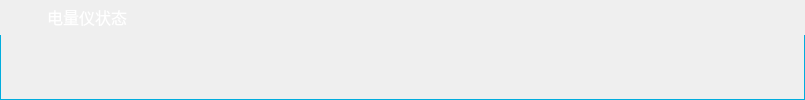
        <widget class="QWidget" name="wgt_meter" native="true">
         <property name="sizePolicy">
          <sizepolicy hsizetype="Preferred" vsizetype="Preferred">
           <horstretch>0</horstretch>
           <verstretch>0</verstretch>
          </sizepolicy>
         </property>
         <property name="minimumSize">
          <size>
           <width>0</width>
           <height>0</height>
          </size>
         </property>
         <property name="styleSheet">
          <string notr="true">/*QWidget#wgt_meter{
background:transparent;
border-image: url(:/image/dev_border.png);
border-bottom:0px solid rgb(73, 118, 237);
border-top:0px solid rgb(73, 118, 237);
}*/</string>
         </property>
         <layout class="QVBoxLayout" name="verticalLayout_4">
          <property name="spacing">
           <number>0</number>
          </property>
          <property name="leftMargin">
           <number>0</number>
          </property>
          <property name="topMargin">
           <number>0</number>
          </property>
          <property name="rightMargin">
           <number>0</number>
          </property>
          <property name="bottomMargin">
           <number>0</number>
          </property>
          <item>
           <widget class="QFrame" name="frame_2">
            <property name="minimumSize">
             <size>
              <width>0</width>
              <height>35</height>
             </size>
            </property>
            <property name="maximumSize">
             <size>
              <width>16777215</width>
              <height>35</height>
             </size>
            </property>
            <property name="styleSheet">
             <string notr="true">QFrame#frame_2{color: rgb(255, 255, 255);
border-image: url(:/image/border_up.png);
}
 </string>
            </property>
            <property name="frameShape">
             <enum>QFrame::NoFrame</enum>
            </property>
            <property name="frameShadow">
             <enum>QFrame::Raised</enum>
            </property>
            <layout class="QHBoxLayout" name="horizontalLayout_2">
             <property name="spacing">
              <number>6</number>
             </property>
             <property name="leftMargin">
              <number>10</number>
             </property>
             <property name="topMargin">
              <number>2</number>
             </property>
             <property name="rightMargin">
              <number>0</number>
             </property>
             <property name="bottomMargin">
              <number>2</number>
             </property>
             <item>
              <widget class="QLabel" name="label_3">
               <property name="minimumSize">
                <size>
                 <width>8</width>
                 <height>8</height>
                </size>
               </property>
               <property name="maximumSize">
                <size>
                 <width>8</width>
                 <height>8</height>
                </size>
               </property>
               <property name="styleSheet">
                <string notr="true">border-image: url(:/image/dot.png);</string>
               </property>
               <property name="text">
                <string/>
               </property>
              </widget>
             </item>
             <item>
              <widget class="QLabel" name="label_4">
               <property name="minimumSize">
                <size>
                 <width>17</width>
                 <height>26</height>
                </size>
               </property>
               <property name="maximumSize">
                <size>
                 <width>17</width>
                 <height>26</height>
                </size>
               </property>
               <property name="styleSheet">
                <string notr="true">border-image: url(:/image/meter.png);</string>
               </property>
               <property name="text">
                <string/>
               </property>
              </widget>
             </item>
             <item>
              <widget class="QLabel" name="lblMeterStatus">
               <property name="minimumSize">
                <size>
                 <width>0</width>
                 <height>30</height>
                </size>
               </property>
               <property name="maximumSize">
                <size>
                 <width>16777215</width>
                 <height>30</height>
                </size>
               </property>
               <property name="font">
                <font>
                 <pointsize>12</pointsize>
                </font>
               </property>
               <property name="styleSheet">
                <string notr="true">color: rgb(255, 255, 255);</string>
               </property>
               <property name="text">
                <string>电量仪状态</string>
               </property>
              </widget>
             </item>
             <item>
              <spacer name="horizontalSpacer_2">
               <property name="orientation">
                <enum>Qt::Horizontal</enum>
               </property>
               <property name="sizeHint" stdset="0">
                <size>
                 <width>678</width>
                 <height>20</height>
                </size>
               </property>
              </spacer>
             </item>
            </layout>
           </widget>
          </item>
          <item>
           <widget class="QWidget" name="meter_item" native="true">
            <property name="sizePolicy">
             <sizepolicy hsizetype="Preferred" vsizetype="Preferred">
              <horstretch>0</horstretch>
              <verstretch>0</verstretch>
             </sizepolicy>
            </property>
            <property name="minimumSize">
             <size>
              <width>0</width>
              <height>0</height>
             </size>
            </property>
            <property name="styleSheet">
             <string notr="true">QWidget#meter_item{
color: rgb(255, 255, 255);
border-bottom:1px solid #01ADDE;
border-right:1px solid #01ADDE;
border-left:1px solid #01ADDE;
border-radius:opx;font:13pt;
}</string>
            </property>
           </widget>
          </item>
         </layout>
        </widget>
